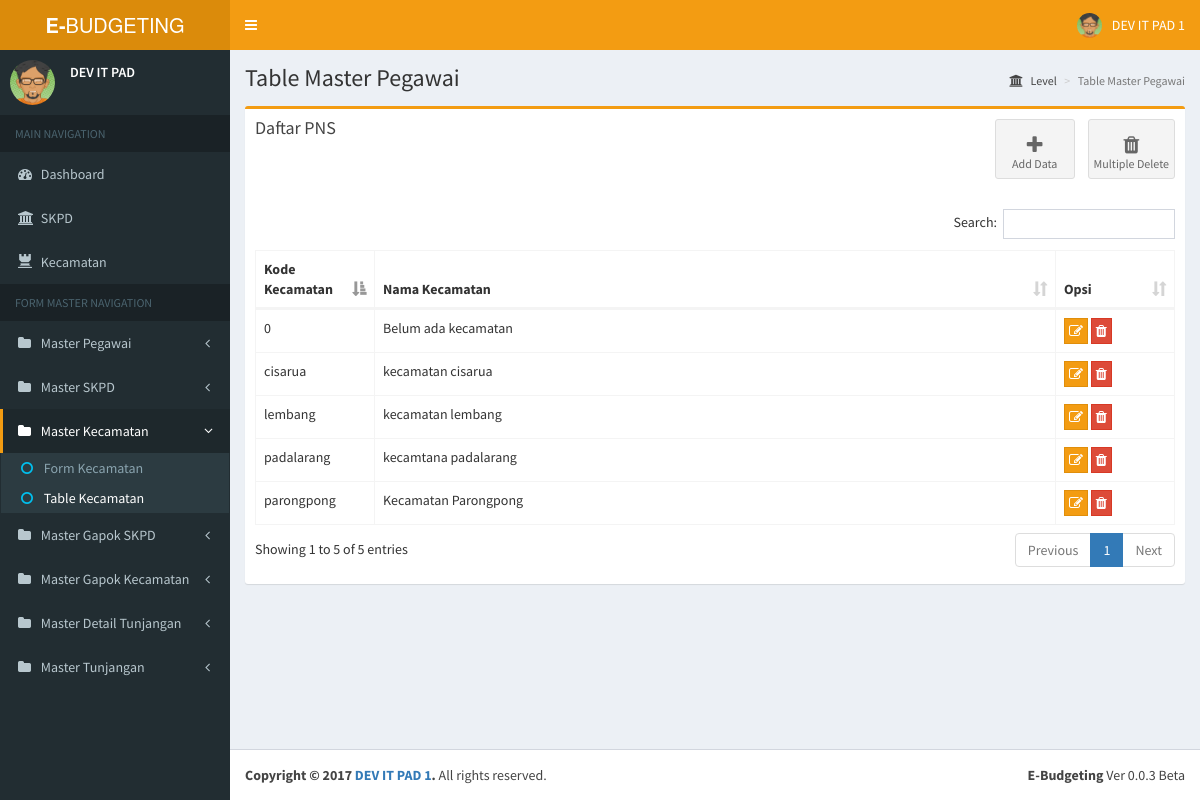
The page /home.php?page=table_master_kecamatan on the database its author committed.
### tables this page shows
CREATE TABLE `kecamatan` (
  `kd_rek_kecamatan` varchar(50) NOT NULL,
  `nama_kecamatan` varchar(20) DEFAULT NULL,
  PRIMARY KEY (`kd_rek_kecamatan`)
);

### page/form_master/master_kecamatan/table_master_kecamatan.php (the view, shortened to what this page needs)
<section class="content-header">
  <h1>
    Table Master Pegawai
  </h1>
  <ol class="breadcrumb">
    <li><a href="#"><i class="fa fa-institution"></i> Level</a></li>
    <li class="active">Table Master Pegawai</li>
  </ol>
</section>
<section class="content container-fluid">
	      <div class="row">
	        <div class="col-xs-12">
	          <div class="box box-warning">
	            <div class="box-header">
	            	<div class="row">
	            		<div class="col-sm-6">
	            			<h3 class="box-title">Daftar PNS </h3>
	            		</div>
	            		<div class="col-sm-6">
	            		<div class=" pull-right">
	            			<a class="btn btn-app" href="?page=form_master_kecamatan">
								<i class="fa fa-plus"></i> Add Data
						    </a>
						    <a class="btn btn-app" data-toggle='modal' data-target='#modal-delete-multiple' style="cursor: pointer;">
								<i class="fa fa-trash"></i> Multiple Delete
						    </a>
						</div>
	            		</div>
	            	</div>
	            </div>
	            <div class="box-body">
	              <table id="bpkd-table" class="table table-bordered table-hover">
	                <thead>
	                <tr>
	                  <th width="80px">Kode Kecamatan</th>
	                  <th>Nama Kecamatan</th>
	                  <th width="80px">Opsi</th>
	                </tr>
	                </thead>
	                <tbody>
	            	<?php
          				$result = mysqli_query($con,"SELECT * FROM kecamatan");
          				while($row = mysqli_fetch_array($result))
          				{
          				?>
          				<tr class='default'>
          					<td><?php echo $row[0]; ?></td>
          					<td><?php echo $row[1]; ?></td>
          					<td>
          	                  	<button type='button' data-toggle='modal' data-target='#modal-edit' class='btn btn-warning btn-flat' style='padding:0;padding:2px 4px;'><i class='fa fa-edit'></i></button>
          	                  	<button type='button' data-toggle='modal' data-target='#modal-delete' class='btn btn-danger  btn-flat' style='padding:0;padding:2px 4px;'><i class='fa fa-trash'></i></button>
          	                </td>
          			</tr>
          			<?php
          				}
          			?>
	              </table>
	            </div>
	          </div>
	        </div>
	    </div>
</section>

### rows shown on the page
kecamatan: kd_rek_kecamatan "0", nama_kecamatan "Belum ada kecamatan"
kecamatan: kd_rek_kecamatan "cisarua", nama_kecamatan "kecamatan cisarua"
kecamatan: kd_rek_kecamatan "lembang", nama_kecamatan "kecamatan lembang"
kecamatan: kd_rek_kecamatan "padalarang", nama_kecamatan "kecamtana padalarang"
kecamatan: kd_rek_kecamatan "parongpong", nama_kecamatan "Kecamatan Parongpong"
